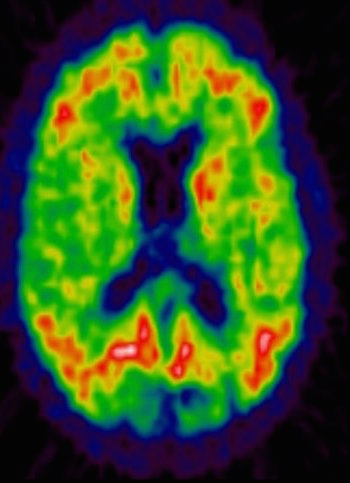
#> input picture SI 2016--Assignment 4/PET.jpeg, 350 x 483 px
$ python 4b_Pt2.py   (older library calls are emulated)
#> lines starting #> are read from the running program, lines starting #| are printed output that depends on the picture
#imports
import numpy as np
from scipy.misc import imread
import scipy.sparse as sparse
import scipy.sparse.linalg as linalg
import matplotlib.pyplot as plt

#read images
color = imread('PET.jpeg')
#> color is the input picture: shape (483, 350, 3); mean R, G, B 54.1, 82.9, 34.3
ir = imread('MRI.jpeg', "True")
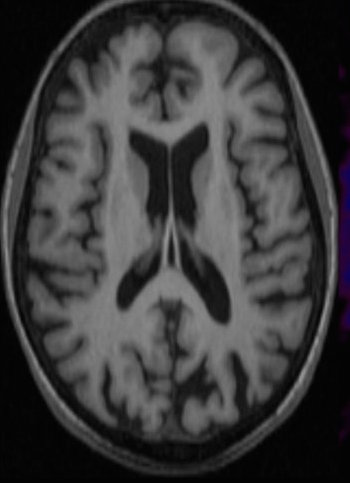
#> input picture SI 2016--Assignment 4/MRI.jpeg, 350 x 483 px
#> ir: shape (483, 350) float32; min 0, max 150, mean 59.1
#ravel ir image
ir_ravel = ir.ravel(order='F')

#seperate then ravel color channels
R = color[:, :, 0]
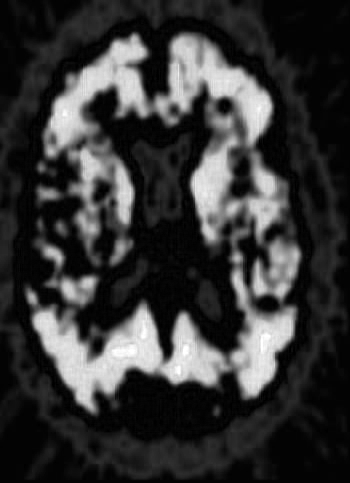
#> R: shape (483, 350); min 0, max 255, mean 54.1
G = color[:, :, 1]
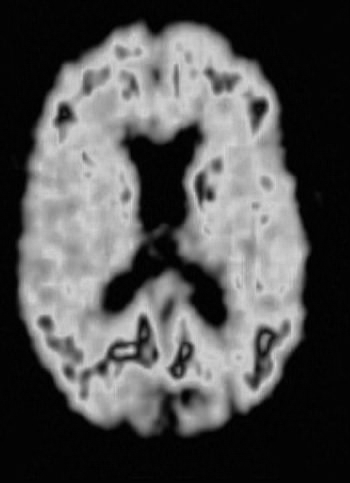
#> G: shape (483, 350); min 0, max 213, mean 82.9
B = color[:, :, 2]
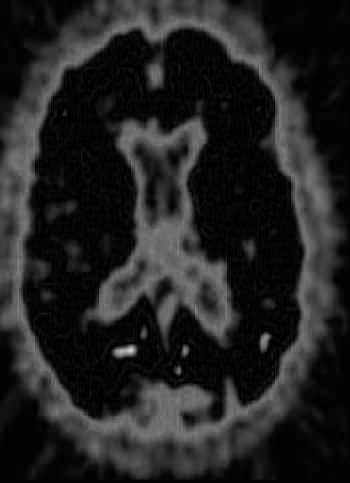
#> B: shape (483, 350); min 0, max 214, mean 34.3
R = R.ravel(order='F')
G = G.ravel(order='F')
B = B.ravel(order='F')

#put all raveled color channels together into one single array
y = np.concatenate((R, G, B, ir_ravel))

#build block matrix 'A'; first three rows then add fourth row
topOfA = sparse.identity(3*ir_ravel.size)
smallI = sparse.identity(ir_ravel.size)
#multiply matrix i by scalars to form fourth row
i1 = np.multiply(0.3, smallI)
i2 = np.multiply(0.6, smallI)
i3 = np.multiply(0.1, smallI)
#concatenate/stack fourth row
bottomOfA = sparse.hstack((i1, i2, i3))
#concatenate/stack all the rows
A = sparse.vstack((topOfA, bottomOfA))

#x = fused matrix (first product of least squares)
x = linalg.lsqr(A, y)[0] #pull first product
x = x.reshape([3, 483*350]) #reshape x to be a 2-dimensional array
x = np.around(x) #drop decimals to eliminate some noise
x_color = np.ndarray(color.shape) #define new array to use in elimination of 'blush'
#eliminate 'blush' from image by restricting pixel range
for i in range(0, 3):
    x[i, :] = np.maximum(np.minimum(x[i, :], 255), 0)
    x_color[:, :, i] = np.reshape(x[i, :], ir.shape, order='F')
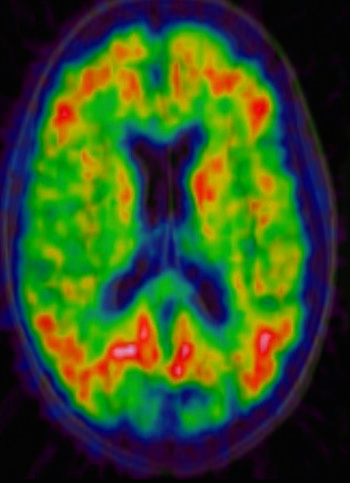
#> x_color: shape (483, 350, 3) float64; mean of channels 0, 1, 2 52.3, 78.7, 33.8; drawn as R, G, B
x_color = np.multiply(x_color, -1) #invert colors of the image to put the colors back to normal
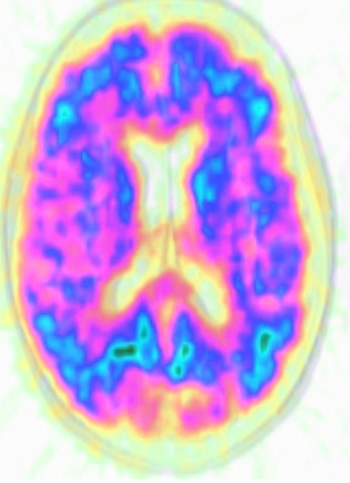
#> x_color: shape (483, 350, 3) float64; mean of channels 0, 1, 2 -52.3, -78.67, -33.84; drawn with min black and max white
plt.imshow(x_color) #put image on the graph
plt.show() #shows graph
